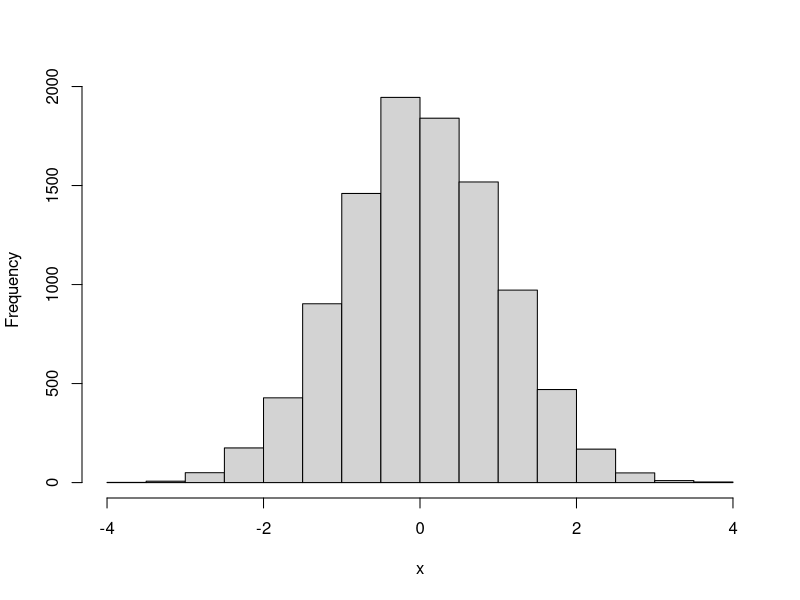

Source code (R):
## ----HistRand10000Z, eval=2, fig=TRUE, results='hide', include=FALSE-----
x11() 
hist(rnorm(10000), xlab="x", main="") 
savePlot(".\\figures\\HistRandValsStandNorm.eps", type = "eps") 
dev.off() 

## ----CreateX-------------------------------------------------------------
x=1:20 
x 

## ----CreateSinkFile, eval=-3, results='hide'-----------------------------
sink(".\\other\\JustPrintX.txt") 
x 
sink() 

## ----CreateSink2, eval=-3------------------------------------------------
sink(".\\other\\JustPrintX2.txt") 
print(x) 
sink() 

## ----CreateSink3, eval=-3------------------------------------------------
sink(".\\other\\JustPrintX3.txt") 
cat(x) 
sink() 

## ----CreateSinkFile4-----------------------------------------------------
cat(x, file=".\\other\\JustCatX.txt") 

